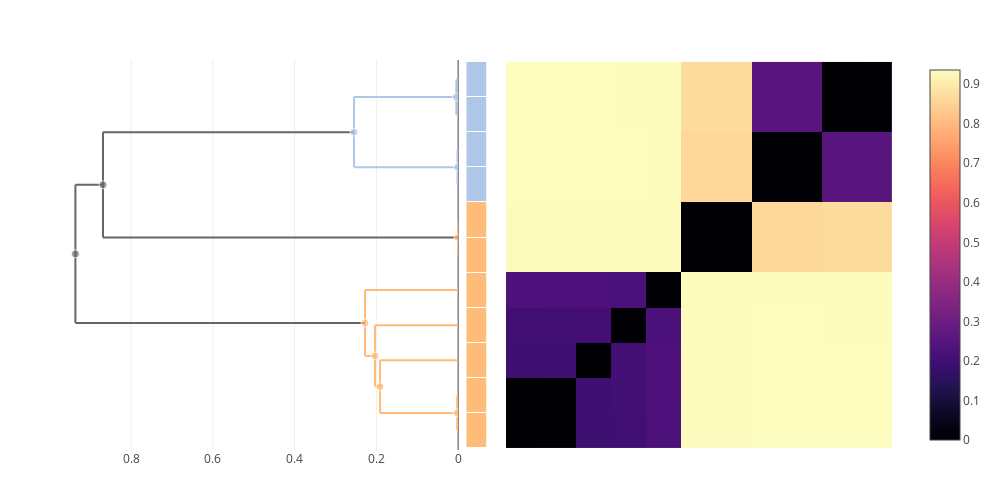

Notebook source saved alongside this figure:
### Code cell
trees["all"] = cluster_annotate(cdata, 1:cdata.ntaxa)
plot(multi_clustermap(cdata, trees["all"]))

### Figure 1 — Plotly figure (JSON) as saved in the notebook; plotly's stock layout.template omitted (floating-point values rounded to 4 significant figures; data arrays with more than 128 entries replaced by an {"elided": "..."} marker saying what was removed)
{"data": [{"colorscale": {"elided": "256x2 mixed values"}, "type": "heatmap", "x": [0.5, 1.5, 2.5, 3.5, 4.5, 5.5, 6.5, 7.5, 8.5, 9.5, 10.5, 11.5], "y": [0.5, 1.5, 2.5, 3.5, 4.5, 5.5, 6.5, 7.5, 8.5, 9.5, 10.5, 11.5], "z": [[0, 0.002215, 0.1895, 0.1997, 0.2261, 0.932, 0.932, 0.9357, 0.9357, 0.9353, 0.9353], [0.002215, 0, 0.191, 0.2012, 0.2273, 0.9322, 0.9322, 0.9359, 0.9359, 0.9355, 0.9355], [0.1895, 0.191, 0, 0.2034, 0.2277, 0.9323, 0.9323, 0.936, 0.936, 0.9357, 0.9358], [0.1997, 0.2012, 0.2034, 0, 0.2222, 0.9317, 0.9317, 0.9352, 0.9352, 0.9348, 0.9348], [0.2261, 0.2273, 0.2277, 0.2222, 0, 0.9313, 0.9313, 0.9347, 0.9347, 0.9346, 0.9346], [0.932, 0.9322, 0.9323, 0.9317, 0.9313, 0, 9.131e-05, 0.8627, 0.8627, 0.8685, 0.8679], [0.932, 0.9322, 0.9323, 0.9317, 0.9313, 9.131e-05, 0, 0.8627, 0.8627, 0.8686, 0.8679], [0.9357, 0.9359, 0.936, 0.9352, 0.9347, 0.8627, 0.8627, 0, 0.001441, 0.2546, 0.2519], [0.9357, 0.9359, 0.936, 0.9352, 0.9347, 0.8627, 0.8627, 0.001441, 0, 0.2537, 0.251], [0.9353, 0.9355, 0.9357, 0.9348, 0.9346, 0.8685, 0.8686, 0.2546, 0.2537, 0, 0.004495], [0.9353, 0.9355, 0.9358, 0.9348, 0.9346, 0.8679, 0.8679, 0.2519, 0.251, 0.004495, 0]]}, {"hoverinfo": "skip", "line": {"color": "#FFBB78"}, "mode": "lines", "showlegend": false, "type": "scatter", "x": [9.131e-05, 9.131e-05, null, 9.131e-05, 0, null, 9.131e-05, 0, null], "xaxis": "x2", "y": [6, 7, null, 6, 6, null, 7, 7, null], "yaxis": "y"}, {"hoverinfo": "skip", "line": {"color": "#FFBB78"}, "mode": "lines", "showlegend": false, "type": "scatter", "x": [0.2277, 0.2277, null, 0.2277, 0.2034, null, 0.2277, 0, null], "xaxis": "x2", "y": [3.125, 5, null, 3.125, 3.125, null, 5, 5, null], "yaxis": "y"}, {"hoverinfo": "skip", "line": {"color": "#FFBB78"}, "mode": "lines", "showlegend": false, "type": "scatter", "x": [0.002215, 0.002215, null, 0.002215, 0, null, 0.002215, 0, null], "xaxis": "x2", "y": [1, 2, null, 1, 1, null, 2, 2, null], "yaxis": "y"}, {"hoverinfo": "skip", "line": {"color": "#AEC7E8"}, "mode": "lines", "showlegend": false, "type": "scatter", "x": [0.001441, 0.001441, null, 0.001441, 0, null, 0.001441, 0, null], "xaxis": "x2", "y": [8, 9, null, 8, 8, null, 9, 9, null], "yaxis": "y"}, {"hoverinfo": "skip", "line": {"color": "#FFBB78"}, "mode": "lines", "showlegend": false, "type": "scatter", "x": [0.191, 0.191, null, 0.191, 0.002215, null, 0.191, 0, null], "xaxis": "x2", "y": [1.5, 3, null, 1.5, 1.5, null, 3, 3, null], "yaxis": "y"}, {"hoverinfo": "skip", "line": {"color": "#AEC7E8"}, "mode": "lines", "showlegend": false, "type": "scatter", "x": [0.2546, 0.2546, null, 0.2546, 0.001441, null, 0.2546, 0.004495, null], "xaxis": "x2", "y": [8.5, 10.5, null, 8.5, 8.5, null, 10.5, 10.5, null], "yaxis": "y"}, {"hoverinfo": "skip", "line": {"color": "#FFBB78"}, "mode": "lines", "showlegend": false, "type": "scatter", "x": [0.2034, 0.2034, null, 0.2034, 0.191, null, 0.2034, 0, null], "xaxis": "x2", "y": [2.25, 4, null, 2.25, 2.25, null, 4, 4, null], "yaxis": "y"}, {"hoverinfo": "skip", "line": {"color": "#666666"}, "mode": "lines", "showlegend": false, "type": "scatter", "x": [0.936, 0.936, null, 0.936, 0.2277, null, 0.936, 0.8686, null], "xaxis": "x2", "y": [4.062, 8, null, 4.062, 4.062, null, 8, 8, null], "yaxis": "y"}, {"hoverinfo": "skip", "line": {"color": "#AEC7E8"}, "mode": "lines", "showlegend": false, "type": "scatter", "x": [0.004495, 0.004495, null, 0.004495, 0, null, 0.004495, 0, null], "xaxis": "x2", "y": [10, 11, null, 10, 10, null, 11, 11, null], "yaxis": "y"}, {"hoverinfo": "skip", "line": {"color": "#666666"}, "mode": "lines", "showlegend": false, "type": "scatter", "x": [0.8686, 0.8686, null, 0.8686, 9.131e-05, null, 0.8686, 0.2546, null], "xaxis": "x2", "y": [6.5, 9.5, null, 6.5, 6.5, null, 9.5, 9.5, null], "yaxis": "y"}, {"customdata": [[16, 3, "pnomenusa"], [21, 11, "(mixed)"], [19, 4, "apista"], [17, 4, "pnomenusa"], [20, 6, "(mixed)"], [14, 2, "pnomenusa"], [13, 2, "apista"], [15, 2, "apista"], [12, 2, "pnomenusa"], [18, 5, "pnomenusa"]], "hovertemplate": "ID: %{customdata[0]}<br>\nHeight: %{x:.3f}<br>\nGenome count: %{customdata[1]}\n<br>\n%{customdata[2]}\n<extra></extra>", "marker": {"color": ["#FFBB78", "#666666", "#AEC7E8", "#FFBB78", "#666666", "#FFBB78", "#AEC7E8", "#AEC7E8", "#FFBB78", "#FFBB78"], "size": [8, 8, 8, 8, 8, 8, 8, 8, 8, 8]}, "mode": "markers", "showlegend": false, "type": "scatter", "x": [0.191, 0.936, 0.2546, 0.2034, 0.8686, 0.002215, 0.001441, 0.004495, 9.131e-05, 0.2277], "xaxis": "x2", "y": [2.25, 6.031, 9.5, 3.125, 8, 1.5, 8.5, 10.5, 6.5, 4.062], "yaxis": "y"}, {"colorscale": [[0, "#666666"], [0.1, "#AEC7E8"], [0.2, "#FFBB78"], [0.3, "#98DF8A"], [0.4, "#FF9896"], [0.5, "#C5B0D5"], [0.6, "#C49C94"], [0.7, "#F7B6D2"], [0.8, "#C7C7C7"], [0.9, "#DBDB8D"], [1, "#9EDAE5"]], "customdata": [[["Genome 5", "pnomenusa"]], [["Genome 6", "pnomenusa"]], [["Genome 7", "pnomenusa"]], [["Genome 8", "pnomenusa"]], [["Genome 9", "pnomenusa"]], [["Genome 10", "pnomenusa"]], [["Genome 11", "pnomenusa"]], [["Genome 3", "apista"]], [["Genome 4", "apista"]], [["Genome 1", "apista"]], [["Genome 2", "apista"]]], "hovertemplate": "%{customdata[0]} <br>\n%{customdata[1]}\n<extra></extra>\n", "showscale": false, "type": "heatmap", "xaxis": "x3", "y": [0.5, 1.5, 2.5, 3.5, 4.5, 5.5, 6.5, 7.5, 8.5, 9.5, 10.5, 11.5], "ygap": 1, "z": [[2], [2], [2], [2], [2], [2], [2], [1], [1], [1], [1]], "zmax": 10, "zmin": 0}], "layout": {"height": 500, "hovermode": "closest", "margin": {"b": 50, "l": 50, "r": 50, "t": 60}, "showlegend": false, "width": 1000, "xaxis": {"autorange": true, "constrain": "domain", "domain": [0.5344, 0.9871], "range": [0.5, 11.5], "scaleanchor": "y", "type": "linear", "visible": false}, "xaxis2": {"autorange": true, "domain": [0, 0.4785], "range": [0.9981, 0], "rangemode": "nonnegative", "type": "linear"}, "xaxis3": {"autorange": true, "domain": [0.488, 0.512], "fixedrange": true, "range": [-0.5, 0.5], "visible": false}, "yaxis": {"autorange": true, "domain": [0, 1], "range": [0.4444, 11.56], "scaleanchor": "x", "type": "linear", "visible": false}}}
